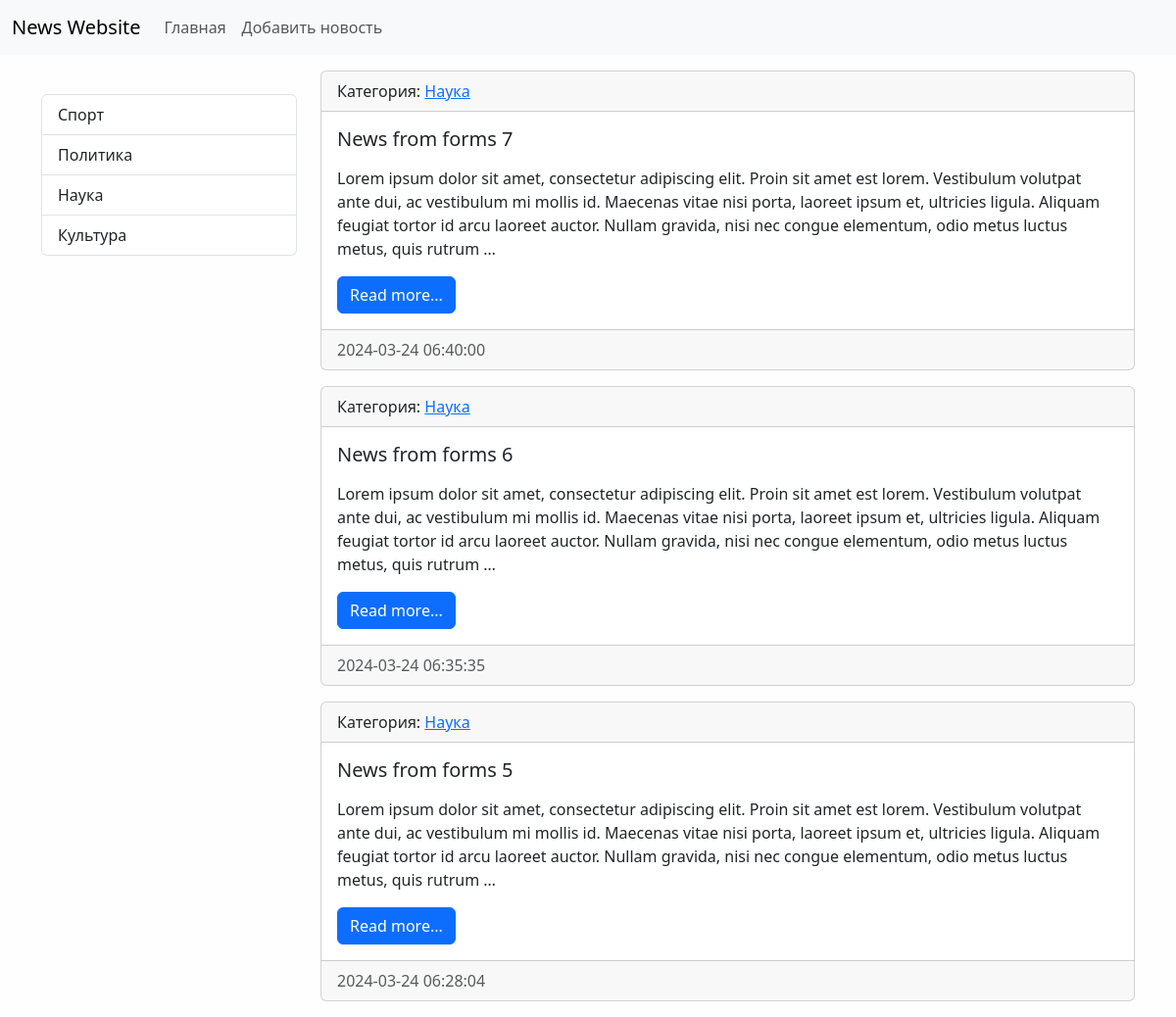
The app's page /category/4/ with its own data.
### news/models.py (models this page shows, shortened)
class Category(models.Model):
    title = models.CharField(max_length=150, db_index=True, verbose_name='Наименование категории')
    def get_absolute_url(self):
        return reverse('category', kwargs={'category_id': self.pk})
    def __str__(self):
        return self.title
    class Meta:
        verbose_name = 'Категория'
        verbose_name_plural = 'Категории'
        ordering = ['-title']

class News(models.Model):
    title = models.CharField(max_length = 150, verbose_name='Наименование')
    content = models.TextField(blank = True, verbose_name='Контент')
    created_at = models.DateTimeField(auto_now_add = True, verbose_name='Дата публикации')
    updated_at = models.DateTimeField(auto_now = True, verbose_name='Обновлено')
    is_published = models.BooleanField(default=True, verbose_name='Опубликовано')
    category = models.ForeignKey('Category', on_delete=models.PROTECT, verbose_name='Категория')
    def get_absolute_url(self):
        return reverse('view_news', kwargs={'pk': self.pk})
    class Meta:
        verbose_name = 'Новость'
        verbose_name_plural = 'Новости'
        ordering = ['-created_at']

### news/views.py (the view)
# urls.py: path('category/<int:category_id>/', NewsByCategory.as_view(), name='category'),
class NewsByCategory(ListView):
    model = News
    template_name = 'news/home_news_list.html'
    context_object_name = 'news'
    allow_empty = False
    def get_context_data(self, *, object_list=None, **kwargs):
        context = super().get_context_data(**kwargs)
        context['title'] = Category.objects.get(pk=self.kwargs['category_id'])
        return context
    def get_queryset(self):
        return News.objects.filter(category_id=self.kwargs['category_id'], is_published=True)

### news/templatetags/news_tags.py (called while the page is built)
@register.inclusion_tag('news/list_categories.html')
def show_categories(arg1='Hello', arg2='world'):
    categories = Category.objects.all()
    return {'categories': categories}

### news/templates/news/home_news_list.html (shortened to what this page needs)
{% extends 'base.html'%}
{% block sidebar %}
  {% include 'inc/_sidebar.html'%}
{% endblock %}
{% block content %}
  {%for item in news%}
  <div class="card mb-3">
    <div class="card-header">
      Категория:
      <a href="{{item.category.get_absolute_url}}">{{item.category.title}}</a>
    </div>
    <div class="card-body">
      <h5 class="card-title">{{item.title}}</h5>
      <p class="card-text">{{item.content|linebreaks|safe|truncatewords:50}}</p>
      <a
        href="{{item.get_absolute_url}}"
        class="btn btn-primary"
        >Read more...</a
      >
    </div>
    <div class="card-footer text-body-secondary">
      {{item.created_at|date:'Y-m-d H:i:s'}}
    </div>
  </div>
  {%endfor%}
{% endblock %}

### news/templates/news/list_categories.html
<div class="list-group">
    {%for item in categories%}
    <a
      href="{{item.get_absolute_url}}"
      class="list-group-item list-group-item-action"
      >{{item.title}}</a
    >
    {%endfor%}
  </div>

### mysite/static/css/style.css (style rules this page uses)
body { background-color: #fefefe; }

### records on screen
Category: title "Спорт"
Category: title "Политика"
Category: title "Наука"
Category: title "Культура"
News: category "Наука", title "News from forms 7", content "Lorem ipsum dolor sit amet, consectetur adipiscing elit. Proin sit amet est lorem. Vestibulum volutpat ante dui, ac vestibulum mi mollis id. Maecenas vitae nisi porta, laoreet ipsum et, ultricies ligula. Aliquam feugiat tortor id arcu laoreet auctor. Nullam gravida, nisi nec congue elementum, odio metus luctus metus, quis rutrum …", created_at "2024-03-24 06:40:00"
News: category "Наука", title "News from forms 6", content "Lorem ipsum dolor sit amet, consectetur adipiscing elit. Proin sit amet est lorem. Vestibulum volutpat ante dui, ac vestibulum mi mollis id. Maecenas vitae nisi porta, laoreet ipsum et, ultricies ligula. Aliquam feugiat tortor id arcu laoreet auctor. Nullam gravida, nisi nec congue elementum, odio metus luctus metus, quis rutrum …", created_at "2024-03-24 06:35:35"
News: category "Наука", title "News from forms 5", content "Lorem ipsum dolor sit amet, consectetur adipiscing elit. Proin sit amet est lorem. Vestibulum volutpat ante dui, ac vestibulum mi mollis id. Maecenas vitae nisi porta, laoreet ipsum et, ultricies ligula. Aliquam feugiat tortor id arcu laoreet auctor. Nullam gravida, nisi nec congue elementum, odio metus luctus metus, quis rutrum …", created_at "2024-03-24 06:28:04"
